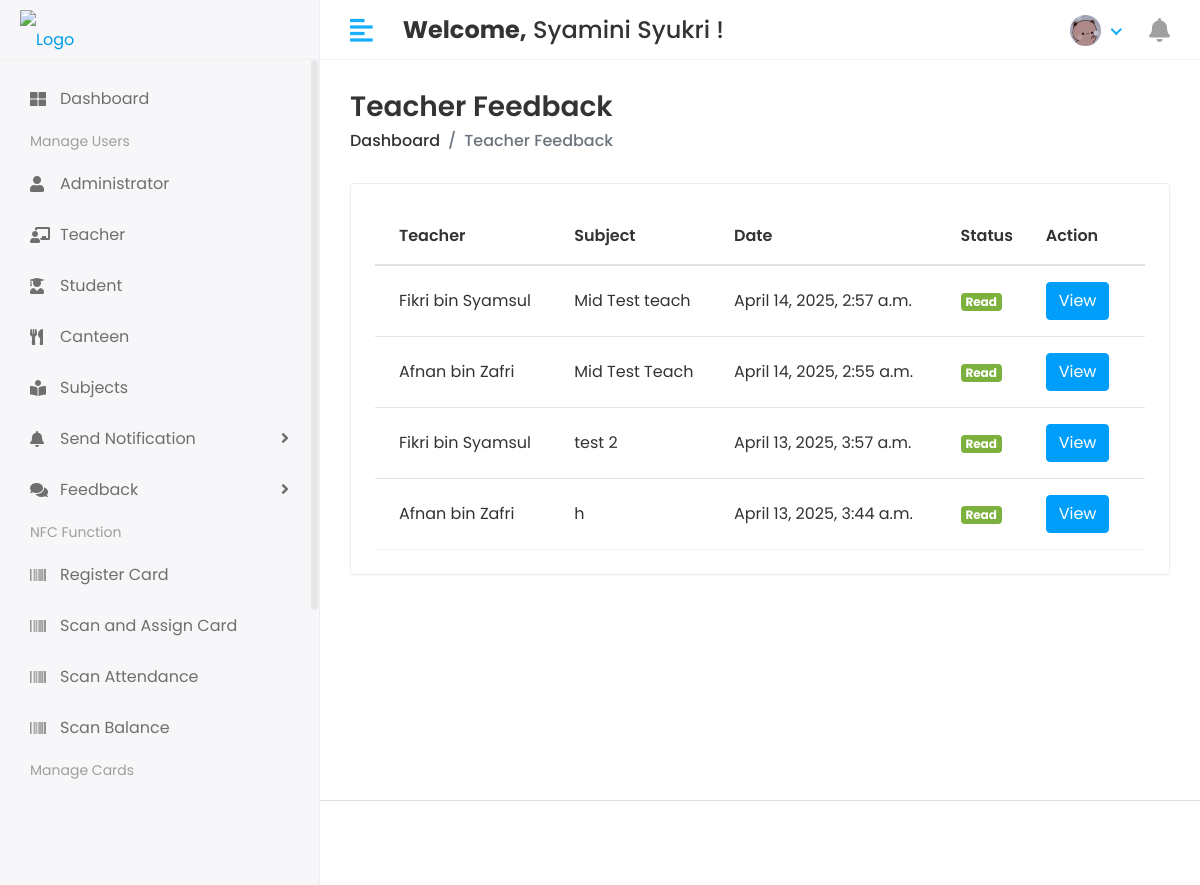
The page /administrator/feedback/teachers/ (signed in) on the database as committed earlier.
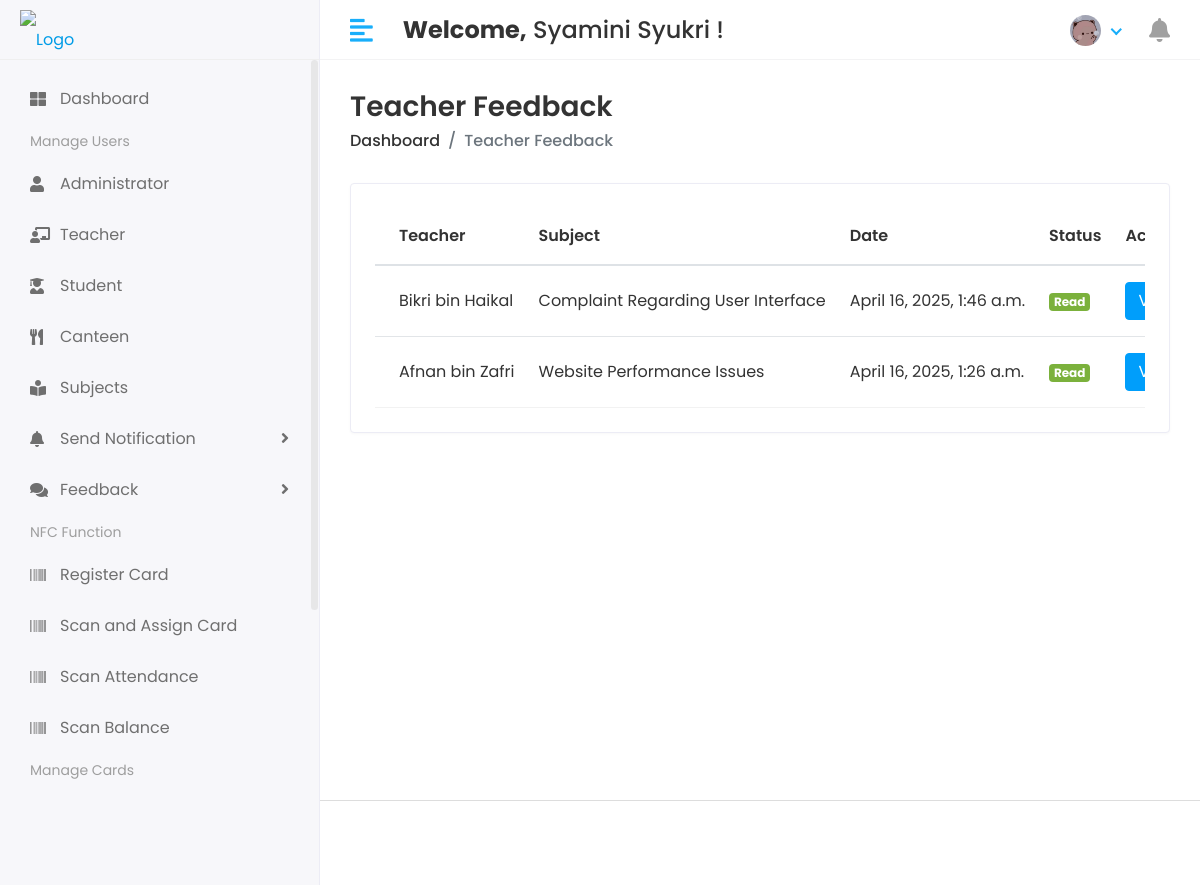
The same page on the database as committed later.
### kidsafe_app/models.py (models this page shows, shortened)
class CustomUser(AbstractUser):
    USER = (
        (1, 'Administrator'),
        (2, 'Teacher'),
        (3, 'Student'),
        (4, 'Canteen'),
    )
    user_type = models.CharField(choices=USER, max_length=50, default=1)
    profile_pic = models.ImageField(upload_to='media/profile_pic')

class FeedbackToAdmin(models.Model):
    SENDER_TYPES = (
        ('teacher', 'Teacher'),
        ('student', 'Student'),
        ('canteen', 'Canteen Staff'),
    )
    sender = models.ForeignKey(CustomUser, on_delete=models.CASCADE)
    sender_type = models.CharField(max_length=10, choices=SENDER_TYPES)
    title = models.CharField(max_length=200)
    message = models.TextField()
    attachment = models.FileField(upload_to='media/feedback/', blank=True, null=True)
    sent_at = models.DateTimeField(auto_now_add=True)
    is_read = models.BooleanField(default=False)

### kidsafe_project/administrator_views.py (the view)
# urls.py: path('administrator/feedback/teachers/', administrator_views.view_teacher_feedback, name='view_teacher_feedback'),
@login_required
def view_teacher_feedback(request):
    feedback_list = FeedbackToAdmin.objects.filter(
        sender_type='teacher'
    ).order_by('-sent_at')
    return render(request, 'administrator/teacher_feedback.html', {
        'feedback_list': feedback_list,
        'teacher_feedback_unread': feedback_list.filter(is_read=False).count()
    })

### kidsafe_app/context_processors.py (called while the page is built)
def notification_count(request):
    if not request.user.is_authenticated:
        return {'unread_count': 0}
    unread_count = 0
    if request.user.user_type == '2':  # Teacher
        unread_count = TeacherNotification.objects.filter(
            teacher__admin=request.user,
            read=False
        ).count()
    elif request.user.user_type == '3':  # Student
        unread_count = StudentNotification.objects.filter(
            student__admin=request.user,
            read=False
        ).count()
    elif request.user.user_type == '4':  # Canteen
        unread_count = CanteenNotification.objects.filter(
            canteen__admin=request.user,
            read=False
        ).count()
    return {'unread_count': unread_count}

### templates/administrator/teacher_feedback.html (shortened to what this page needs)
{% extends 'base.html' %}
{% block content %}
<div class="page-header">
    <div class="row align-items-center">
        <div class="col">
            <h3 class="page-title">Teacher Feedback</h3>
            <ul class="breadcrumb">
                <li class="breadcrumb-item"><a href="{% url 'student_home' %}">Dashboard</a></li>
                <li class="breadcrumb-item active">Teacher Feedback</li>
            </ul>
        </div>
    </div>
</div>
<div class="row">
    <div class="col-sm-12">
        <div class="card card-table">
            <div class="card-body">
                <div class="table-responsive">
                    <table class="table table-hover table-center mb-0">
                        <thead>
                            <tr>
                                <th>Teacher</th>
                                <th>Subject</th>
                                <th>Date</th>
                                <th>Status</th>
                                <th>Action</th>
                            </tr>
                        </thead>
                        <tbody>
                            {% for feedback in feedback_list %}
                            <tr>
                                <td>{{ feedback.sender.get_full_name }}</td>
                                <td>{{ feedback.title }}</td>
                                <td>{{ feedback.sent_at }}</td>
                                <td>
                                    {% if feedback.is_read %}
                                    <span class="badge badge-success">Read</span>
                                    {% else %}
                                    <span class="badge badge-warning">Unread</span>
                                    {% endif %}
                                </td>
                                <td>
                                    <button class="btn btn-info" data-toggle="modal"
                                        data-target="#feedbackModal{{ feedback.id }}">View</button>
                                </td>
                            </tr>
                            {% empty %}
                            <tr>
                                <td colspan="5">No feedback received yet.</td>
                            </tr>
                            {% endfor %}
                            {% for feedback in feedback_list %}
                        </tbody>
                    </table>
                </div>
            </div>
        </div>
    </div>
</div>
{% endfor %}
{% endblock %}

### templates/base.html (shortened to what this page needs)
<!DOCTYPE html>
<html lang="en">
{% load static %}
<head>
   <link rel="stylesheet" href="{% static 'assets/plugins/bootstrap/css/bootstrap.min.css' %}">
   <link rel="stylesheet" href="{% static 'assets/plugins/fontawesome/css/fontawesome.min.css' %}">
   <link rel="stylesheet" href="{% static 'assets/plugins/fontawesome/css/all.min.css' %}">
   <link rel="stylesheet" href="{% static 'assets/plugins/datatables/datatables.min.css' %}">
   <link rel="stylesheet" href="{% static 'assets/css/style.css' %}">
</head>
<body>
   <div class="main-wrapper">
      {% include 'includes/header.html' %}
      {% include 'includes/sidebar.html' %}
      <div class="page-wrapper">
         <div class="content container-fluid">
            {% block content %}{% endblock %}
            {% include 'includes/footer.html' %}
</body>
</html>

### templates/includes/header.html (shortened to what this page needs)
{% load static %}
<div class="header">
    <div class="header-left">
        {% if user.user_type == '1' %}
        <a href="{% url 'admin_home' %}" class="logo">
            <img src="{% static 'assets/img/logo4.png' %}" alt="Logo">
        </a>
        {% endif %}
    </div>
    <a href="javascript:void(0);" id="toggle_btn">
        <i class="fas fa-align-left"></i>
    </a>
    <div class="top-nav-search mt-3">
        <h4><strong>Welcome,</strong>&nbsp;<span>{{user.first_name}} {{user.last_name}}</span>&nbsp;!</h4>
    </div>
    <ul class="nav user-menu">
        <li class="nav-item dropdown has-arrow">
            <a href="#" class="dropdown-toggle nav-link" data-toggle="dropdown">
                {% if user.profile_pic == "" %}
                <span class="user-img"><img class="rounded-circle" src="{% static 'assets/img/noimg.png' %}" width="31"
                        height="31" alt=""></span>
                {% else %}
                <span class="user-img"><img class="rounded-circle" src="/{{user.profile_pic}}" width="31" height="31"
                        alt=""></span>
                {% endif %}
            </a>
        </li>
        <li class="nav-item">
            {% if user.user_type == '2' %}
            <a href="{% url 'view_teacher_notifications' %}" class="nav-link">
                <i class="fas fa-bell"></i>
                {% if unread_count > 0 %}
                <span class="badge badge-danger">{{ unread_count }}</span>
                {% endif %}
            </a>
            {% else %}
            <li class="nav-item dropdown">
                <a href="#" class="dropdown-toggle nav-link" data-toggle="dropdown">
                    <i class="fas fa-bell"></i>
                </a>
            </li>
            {% endif %}
        </li>
    </ul>
</div>

### templates/includes/sidebar.html (shortened to what this page needs)
{% load active_link_tags %}
<div class="sidebar" id="sidebar">
    <div class="sidebar-inner slimscroll">
        <div id="sidebar-menu" class="sidebar-menu">
            {% if user.user_type == '1' %}
            <ul>
                <li class="{% active_link 'admin_home' 'active' %}">
                    <a href="{% url 'admin_home' %}"><i class="fa fa-th-large"></i> <span>Dashboard</span></a>
                </li>
                <li class="menu-title">
                    <span>Manage Users</span>
                </li>
                <li class="{% active_link 'view_admin' 'active' %}">
                    <a href="{% url 'view_admin' %}"><i class="fas fa-user"></i> <span>Administrator</span></a>
                </li>
                <li class="{% active_link 'view_teacher' 'active' %}">
                    <a href="{% url 'view_teacher' %}"><i class="fas fa-chalkboard-teacher"></i> <span>Teacher</span></a>
                </li>
                <li class="{% active_link 'view_student' 'active' %}">
                    <a href="{% url 'view_student' %}"><i class="fas fa-user-graduate"></i> <span>Student</span></a>
                </li>
                <li class="{% active_link 'view_canteen' 'active' %}">
                    <a href="{% url 'view_canteen' %}"><i class="fas fa-utensils"></i> <span>Canteen</span></a>
                </li>
                <li class="{% active_link 'view_subject' 'active' %}">
                    <a href="{% url 'view_subject' %}"><i class="fas fa-book-reader"></i> <span>Subjects</span></a>
                </li>
                <li class="submenu">
                    <a href="#"><i class="fa fa-bell"></i> <span> Send Notification</span> <span class="menu-arrow"></span></a>
                </li>
                <li class="submenu">
                    <a href="#"><i class="fas fa-comments"></i>  Feedback <span class="menu-arrow"></span></a>
                </li>
                <li class="menu-title">
                    <span>NFC Function</span>
                </li>
                <li class="{% active_link 'register_card' 'active' %}">
                    <a href="{% url 'register_card' %}"><i class="fa fa-barcode"></i> <span>Register Card</span></a>
                </li>
                <li class="{% active_link 'scan_and_assign_card' 'active' %}">
                    <a href="{% url 'scan_and_assign_card' %}"><i class="fa fa-barcode"></i> <span>Scan and Assign Card</span></a>
                </li>
                <li class="{% active_link 'scan_attendance' 'active' %}">
                    <a href="{% url 'scan_attendance' %}"><i class="fa fa-barcode"></i> <span>Scan Attendance</span></a>
                </li>
                <li class="{% active_link 'scan_and_add_balance' 'active' %}">
                    <a href="{% url 'scan_and_add_balance' %}"><i class="fa fa-barcode"></i> <span>Scan Balance</span></a>
                </li>
                <li class="menu-title">
                    <span>Manage Cards</span>
                </li>
                <li class="{% active_link 'attendance_list' 'active' %}">
                    <a href="{% url 'attendance_list' %}"> <span>Attendance Records</span></a>
                </li>
            </ul>
            {% endif %}
        </div>
    </div>
</div>

### templates/includes/footer.html
<footer>
    <p>Copyright &copy; 2025 KidSafe.</p>
</footer>

Rows that differ between the two databases and show on the page:
removed FeedbackToAdmin: sender.get_full_name "Fikri bin Syamsul", title "Mid Test teach", sent_at "April 14, 2025, 2:57 a.m.", is_read "Read"
removed FeedbackToAdmin: sender.get_full_name "Afnan bin Zafri", title "Mid Test Teach", sent_at "April 14, 2025, 2:55 a.m.", is_read "Read"
removed FeedbackToAdmin: sender.get_full_name "Fikri bin Syamsul", title "test 2", sent_at "April 13, 2025, 3:57 a.m.", is_read "Read"
removed FeedbackToAdmin: sender.get_full_name "Afnan bin Zafri", title "h", sent_at "April 13, 2025, 3:44 a.m.", is_read "Read"
added FeedbackToAdmin: sender.get_full_name "Bikri bin Haikal", title "Complaint Regarding User Interface", sent_at "April 16, 2025, 1:46 a.m.", is_read "Read"
added FeedbackToAdmin: sender.get_full_name "Afnan bin Zafri", title "Website Performance Issues", sent_at "April 16, 2025, 1:26 a.m.", is_read "Read"
